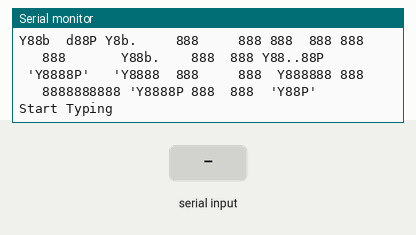
This sketch was run on a simulated Arduino Uno, built with avr-gcc and run on an emulated ATmega328P. Parts: the last lines printed to the serial monitor. The test bench sets the inputs (shaded band).

Above: at 2.2 s.
2.3 s: "1\n" received over Serial
At 3.1 s:
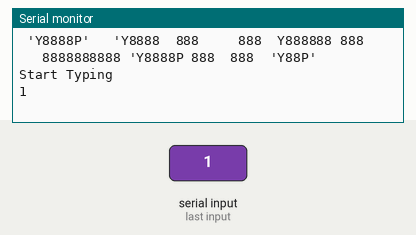
3.8 s: "0\n" received over Serial
At 4.3 s:
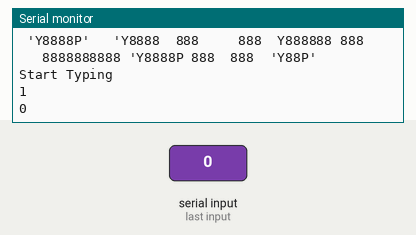

The sketch:

serialecho.ino
```cpp
String inputString = "";         // a string to hold incoming data
boolean stringComplete = false;  // whether the string is complete

void setup() {
  // initialize serial:
  Serial.begin(9600);
  // reserve 200 bytes for the inputString:
    while (!Serial) {
    ; // wait for serial port to connect. Needed for native USB port only
  }

  // send an intro:
  Serial.println("8888888 8888888b.  8888888888 .d8888b. ");
  Serial.println("  888   888   Y88b 888       d88P  Y88b");
  Serial.println("  888   888    888 888       Y88b. d88P");
  Serial.println("  888   888    888 8888888    'Y88888' ");
  Serial.println("  888   888    888 888       .d8P  Y8b.");
  Serial.println("  888   888    888 888       888    888");
  Serial.println("  888   888  .d88P 888       Y88b  d88P");
  Serial.println("8888888 8888888P'  8888888888 'Y8888P' ");
  Serial.println("");
  Serial.println("");
  Serial.println(" .d8888b.                   d8b          888      8888888888         888              ");
  Serial.println("d88P  Y88b                  Y8P          888      888                888              ");
  Serial.println("Y88b.                                    888      888                888              ");
  Serial.println("  Y888b.    .d88b.  888d888 888  8888b.  888      8888888    .d8888b 88888b.   .d88b. ");
  Serial.println("     Y88b. d8P  Y8b 888P    888      88b 888      888       d88P     888  88b d88  88b");
  Serial.println("       888 88888888 888     888 .d888888 888      888       888      888  888 888  888");
  Serial.println("Y88b  d88P Y8b.     888     888 888  888 888      888       Y88b.    888  888 Y88..88P");
  Serial.println(" 'Y8888P'   'Y8888  888     888  Y888888 888      8888888888 'Y8888P 888  888  'Y88P' ");
  Serial.println("");
  Serial.println("Start Typing");
  Serial.println("");


    inputString.reserve(10);
}

void loop() {
  // print the string when a newline arrives:
  if (stringComplete) {
    //Serial.println(inputString);
    Serial.print(inputString);
    // clear the string:
    inputString = "";
    stringComplete = false;
  }
}

/*
  SerialEvent occurs whenever a new data comes in the
 hardware serial RX.  This routine is run between each
 time loop() runs, so using delay inside loop can delay
 response.  Multiple bytes of data may be available.
 */
void serialEvent() {
  while (Serial.available()) {
    // get the new byte:
    char inChar = (char)Serial.read();
    // add it to the inputString:
    inputString += inChar;
    if (inChar == '\r') {
        Serial.println("");
    }
    stringComplete = true;
  }
}
```

Measured:
- after the input at 2.3 s, the serial monitor: prints a new line at once (image 1)
- after the input at 3.8 s, the serial monitor: prints a new line at once (image 2)
